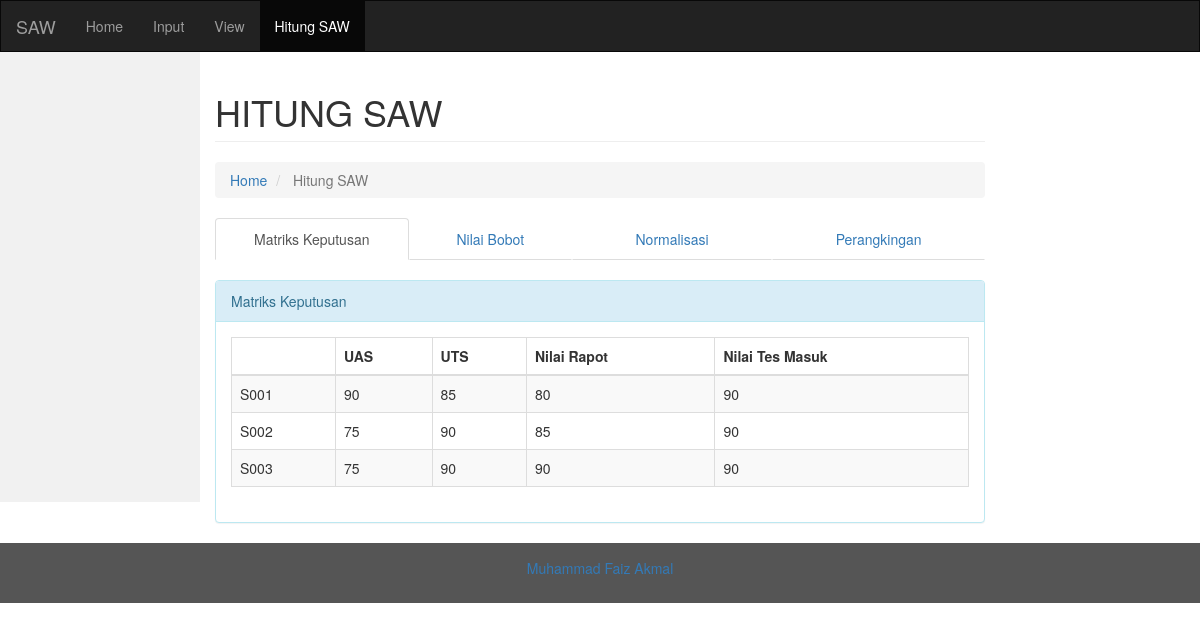
Page /matrikskeputusan.php on the committed database.
### tables this page shows
CREATE TABLE `tb_nilai` (
  `NIS` varchar(11) NOT NULL,
  `nama` varchar(35) NOT NULL,
  `UAS` int(11) NOT NULL,
  `UTS` int(11) NOT NULL,
  `nilairapot` int(11) NOT NULL,
  `nilaitesmasuk` int(11) NOT NULL
);

### matrikskeputusan.php (the view, shortened to what this page needs)
<!DOCTYPE html>
<html lang="en">
      <?php
    include('koneksi.php');
?>
<head>
  <link rel="stylesheet" href="https://maxcdn.bootstrapcdn.com/bootstrap/3.3.7/css/bootstrap.min.css">
  <link rel="stylesheet" href="css/style.css">
</head>
<body>
<nav class="navbar navbar-inverse">
  <div class="container-fluid">
    <div class="navbar-header">
      <a class="navbar-brand" href="index.php">SAW</a>
    </div>
    <div class="collapse navbar-collapse" id="myNavbar">
      <ul class="nav navbar-nav">
        <li><a href="index.php">Home</a></li>
        <li><a href="idatasiswa.php">Input</a></li>
        <li><a href="vdatasiswa.php">View</a></li>
        <li class="active"><a href="matrikskeputusan.php">Hitung SAW</a></li>
      </ul>
    </div>
  </div>
</nav>
<div class="container-fluid text-center">
  <div class="row content">
    <div class="col-sm-2 sidenav">
    </div>
    <div class="col-sm-8 text-left">
        <h1 class="page-header">
                HITUNG SAW
        </h1>
        <ol class="breadcrumb">
                            <li>
                                <i class="fa fa-dashboard"></i>  <a href="index.php">Home</a>
                            </li>
                            <li class="active">
                                <i class="fa fa-dashboard"></i>Hitung SAW
                            </li>
        </ol>
        <ul class="nav nav-tabs nav-justified">
                <li class="active"><a href="matrikskeputusan.php">Matriks Keputusan</a></li>
                <li><a href="nilaibobot.php">Nilai Bobot</a></li>
                <li><a href="normalisasi.php">Normalisasi</a></li>
                <li><a href="perangkingan.php">Perangkingan</a></li>
        </ul><br>
    <div class="panel panel-info">
      <div class="panel-heading">Matriks Keputusan</div>
      <div class="panel-body">
          <table width="100%" class="table table-striped table-bordered table-hover" id="dataTables-example">
                                <thead>
                                    <tr>
                                        <th></th>
                                        <th>UAS</th>
                                        <th>UTS</th>
                                        <th>Nilai Rapot</th>
                                        <th>Nilai Tes Masuk</th>
                                    </tr>
                                </thead>
<?php
    $sql="SELECT NIS,UAS,UTS,nilairapot,nilaitesmasuk FROM tb_nilai";
    $result=mysqli_query($konek_db,$sql);
        while($row=mysqli_fetch_array($result)){
                echo "
        			<tr>
					<td>".$row[0]."</td>
        			<td>".$row[1]."</td>
                    <td>".$row[2]."</td>
                    <td>".$row[3]."</td>
                    <td>".$row[4]."</td>
                    </tr>
        	";
}
?>
                </table>
            </div>
        </div>
    </div><br>
  </div>
</div>
<footer class="container-fluid text-center">
  <a href="https://about.me/faizakmal"><p>Muhammad Faiz Akmal</p></a>
</footer>
</body>
</html>

### css/style.css (style rules this page uses)
.navbar { margin-bottom: 0; border-radius: 0; }
.row.content { height: 450px }
.sidenav { padding-top: 20px; background-color: #f1f1f1; height: 100%; }
footer { background-color: #555; color: white; padding: 15px; }

### rows in the picture
tb_nilai: NIS "S001", UAS "90", UTS "85", nilairapot "80", nilaitesmasuk "90"
tb_nilai: NIS "S002", UAS "75", UTS "90", nilairapot "85", nilaitesmasuk "90"
tb_nilai: NIS "S003", UAS "75", UTS "90", nilairapot "90", nilaitesmasuk "90"
